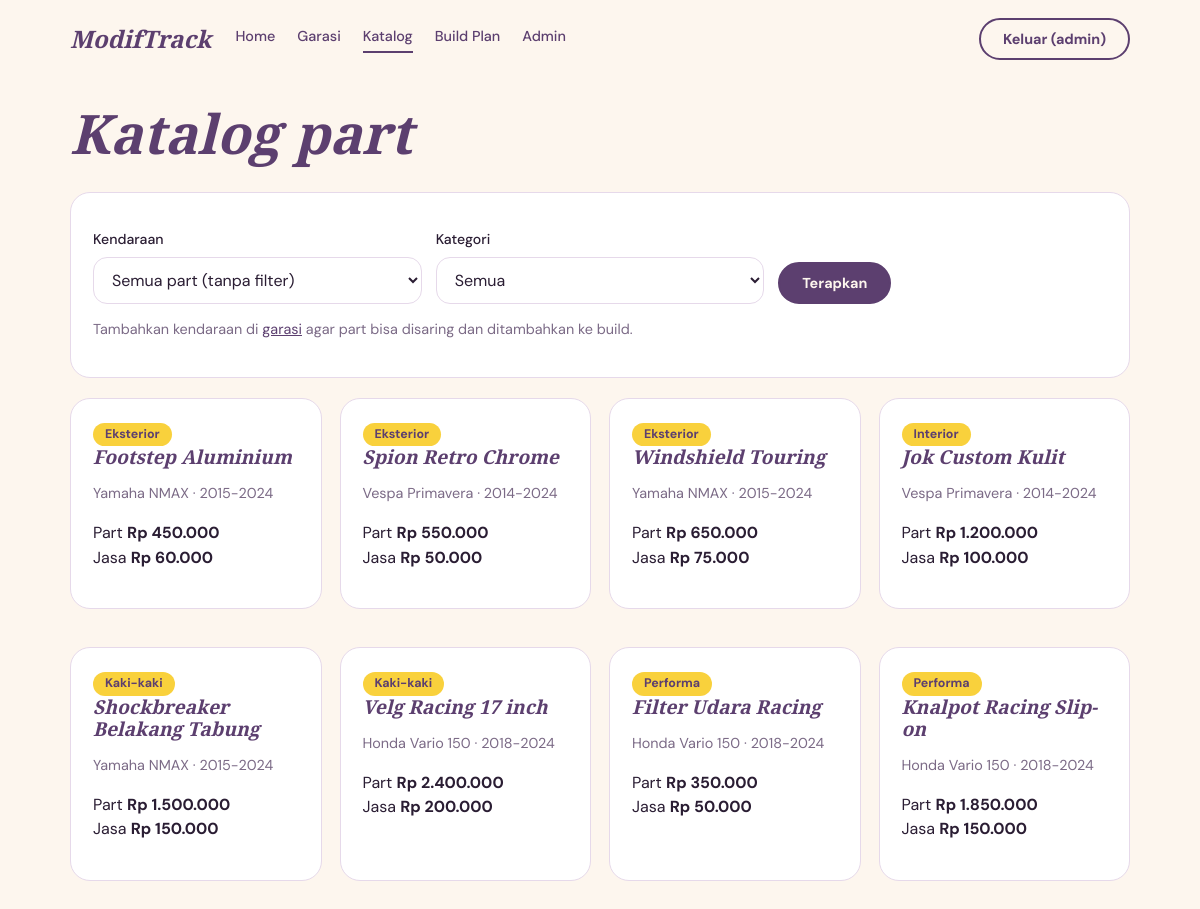
Screenshot of /pages/katalog.php (signed in) with the database file from the repository.
### tables this page shows
CREATE TABLE IF NOT EXISTS parts_catalog (
  id INT AUTO_INCREMENT PRIMARY KEY,
  nama_part VARCHAR(100) NOT NULL,
  kategori ENUM('Eksterior','Interior','Kaki-kaki','Performa') NOT NULL,
  kompatibel_merk VARCHAR(50) NOT NULL,
  kompatibel_model VARCHAR(50) NOT NULL,
  tahun_min INT NOT NULL,
  tahun_max INT NOT NULL,
  harga_part INT NOT NULL,
  estimasi_jasa INT NOT NULL
);

### config/koneksi.php (called while the page is built, shortened)
<?php
try {
    $conn = mysqli_connect(DB_HOST, DB_USER, DB_PASS, DB_NAME);
    mysqli_set_charset($conn, 'utf8mb4');
} catch (mysqli_sql_exception $ex) {
    error_log('DB error: ' . $ex->getMessage());
    http_response_code(500);
    exit('Koneksi database gagal. Pastikan MySQL aktif dan database sudah diimpor.');
}
function q(string $sql, string $types = '', array $params = []): mysqli_stmt {
    global $conn;
    $st = mysqli_prepare($conn, $sql);
    if ($types !== '') mysqli_stmt_bind_param($st, $types, ...$params);
    mysqli_stmt_execute($st);
    return $st;
}
function rows(string $sql, string $types = '', array $params = []): array {
    return mysqli_fetch_all(mysqli_stmt_get_result(q($sql, $types, $params)), MYSQLI_ASSOC);
}

### includes/auth.php (called while the page is built, shortened)
<?php
require_once __DIR__ . '/../config/koneksi.php';
function e($s): string { return htmlspecialchars((string)$s, ENT_QUOTES, 'UTF-8'); }
function rupiah($n): string { return 'Rp ' . number_format((int)$n, 0, ',', '.'); }

### pages/katalog.php (the view, shortened to what this page needs)
<?php
require_once '../includes/auth.php';
$uid = $_SESSION['user_id'];
$cars = rows('SELECT * FROM vehicles WHERE user_id=? ORDER BY id DESC', 'i', [$uid]);
$sel = null;
$where = []; $types = ''; $par = [];
$parts = rows('SELECT * FROM parts_catalog' . ($where ? ' WHERE ' . implode(' AND ', $where) : '') . ' ORDER BY kategori, nama_part', $types, $par);
include '../includes/header.php';
?>
<h1>Katalog part</h1>
<form method="get" class="card">
  <div class="form-row">
    <div>
      <label for="v">Kendaraan</label>
      <select id="v" name="v">
        <option value="0" <?= !$sel ? 'selected' : '' ?>>Semua part (tanpa filter)</option>
      </select>
    </div>
    <div>
      <label for="kat">Kategori</label>
      <select id="kat" name="kat">
        <option value="">Semua</option>
      </select>
    </div>
    <div><button class="btn" type="submit">Terapkan</button></div>
  </div>
  <?php if (!$cars): ?><p class="muted">Tambahkan kendaraan di <a href="kendaraan.php">garasi</a> agar part bisa disaring dan ditambahkan ke build.</p><?php endif; ?>
</form>
<?php if (!$parts): ?>
  <div class="card">Belum ada part yang cocok<?= $sel ? ' untuk ' . e($sel['merk'] . ' ' . $sel['model']) : '' ?>.</div>
<?php else: ?>
<div class="grid">
  <?php foreach ($parts as $p): ?>
  <article class="card">
    <span class="tag"><?= e($p['kategori']) ?></span>
    <h3><?= e($p['nama_part']) ?></h3>
    <p class="muted"><?= e($p['kompatibel_merk'] . ' ' . $p['kompatibel_model']) ?> · <?= (int)$p['tahun_min'] ?>-<?= (int)$p['tahun_max'] ?></p>
    <p>Part <b><?= rupiah($p['harga_part']) ?></b><br>Jasa <b><?= rupiah($p['estimasi_jasa']) ?></b></p>
  </article>
  <?php endforeach; ?>
</div>
<?php endif; ?>
<?php include '../includes/footer.php'; ?>

### assets/css/style.css (style rules this page uses)
:root { --purple: #5c3f6f; --gold: #f9d13c; --cream: #fdf6ee; --ink: #2a1d33; --muted: #7b6a86; --line: #e6d9ea; --r: 28px; --serif: "Playfair Display", Georgia, serif; --sans: "DM Sans", system-ui, -apple-system, "Segoe UI", sans-serif; }
* { box-sizing: border-box; }
body { margin: 0; background: var(--cream); color: var(--ink); font-family: var(--sans); line-height: 1.55; }
h1, h2, h3 { font-family: var(--serif); font-style: italic; color: var(--purple); line-height: 1.15; margin: 0 0 0.5em; }
h1 { font-size: clamp(2rem, 5vw, 3.4rem); }
h3 { font-size: 1.2rem; }
a { color: var(--purple); }
.btn { display: inline-block; border: 2px solid var(--purple); background: var(--purple); color: var(--cream); padding: 10px 22px; border-radius: 999px; font: 700 0.9rem var(--sans); text-decoration: none; cursor: pointer; }
.card { background: #fff; border: 1px solid var(--line); border-radius: 20px; padding: 22px; margin-bottom: 20px; }
.grid { display: grid; gap: 18px; grid-template-columns: repeat(auto-fill, minmax(250px, 1fr)); }
.muted { color: var(--muted); font-size: 0.9rem; }
label { display: block; font-weight: 500; font-size: 0.88rem; margin: 14px 0 6px; }
input, select, textarea { width: 100%; padding: 11px 14px; border: 1.5px solid var(--line); border-radius: 14px; background: #fff; font: inherit; color: var(--ink); }
.form-row { display: grid; gap: 14px; grid-template-columns: repeat(auto-fit, minmax(170px, 1fr)); align-items: end; }
.tag { display: inline-block; background: var(--gold); color: var(--purple); border-radius: 999px; padding: 2px 12px; font-size: 0.78rem; font-weight: 700; }

### rows the page displays
parts_catalog: kategori "Eksterior", nama_part "Footstep Aluminium", kompatibel_merk+kompatibel_model "Yamaha NMAX", tahun_min "2015", tahun_max "2024", harga_part "Rp 450.000", estimasi_jasa "Rp 60.000"
parts_catalog: kategori "Eksterior", nama_part "Spion Retro Chrome", kompatibel_merk+kompatibel_model "Vespa Primavera", tahun_min "2014", tahun_max "2024", harga_part "Rp 550.000", estimasi_jasa "Rp 50.000"
parts_catalog: kategori "Eksterior", nama_part "Windshield Touring", kompatibel_merk+kompatibel_model "Yamaha NMAX", tahun_min "2015", tahun_max "2024", harga_part "Rp 650.000", estimasi_jasa "Rp 75.000"
parts_catalog: kategori "Interior", nama_part "Jok Custom Kulit", kompatibel_merk+kompatibel_model "Vespa Primavera", tahun_min "2014", tahun_max "2024", harga_part "Rp 1.200.000", estimasi_jasa "Rp 100.000"
parts_catalog: kategori "Kaki-kaki", nama_part "Shockbreaker Belakang Tabung", kompatibel_merk+kompatibel_model "Yamaha NMAX", tahun_min "2015", tahun_max "2024", harga_part "Rp 1.500.000", estimasi_jasa "Rp 150.000"
parts_catalog: kategori "Kaki-kaki", nama_part "Velg Racing 17 inch", kompatibel_merk+kompatibel_model "Honda Vario 150", tahun_min "2018", tahun_max "2024", harga_part "Rp 2.400.000", estimasi_jasa "Rp 200.000"
parts_catalog: kategori "Performa", nama_part "Filter Udara Racing", kompatibel_merk+kompatibel_model "Honda Vario 150", tahun_min "2018", tahun_max "2024", harga_part "Rp 350.000", estimasi_jasa "Rp 50.000"
parts_catalog: kategori "Performa", nama_part "Knalpot Racing Slip-on", kompatibel_merk+kompatibel_model "Honda Vario 150", tahun_min "2018", tahun_max "2024", harga_part "Rp 1.850.000", estimasi_jasa "Rp 150.000"

### other values shown
$label "Home"
$label "Garasi"
$label "Katalog"
$label "Build Plan"
$label "Admin"
$_SESSION['username'] "admin"
